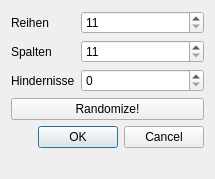
<?xml version="1.0" encoding="UTF-8"?>
<ui version="4.0">
 <class>MapSizeDialog</class>
 <widget class="QDialog" name="MapSizeDialog">
  <property name="geometry">
   <rect>
    <x>0</x>
    <y>0</y>
    <width>215</width>
    <height>179</height>
   </rect>
  </property>
  <property name="windowTitle">
   <string>Dialog</string>
  </property>
  <layout class="QFormLayout" name="formLayout">
   <item row="0" column="0">
    <widget class="QLabel" name="label">
     <property name="text">
      <string>Reihen</string>
     </property>
    </widget>
   </item>
   <item row="0" column="1">
    <widget class="QSpinBox" name="spinBoxRow">
     <property name="minimum">
      <number>11</number>
     </property>
     <property name="maximum">
      <number>100</number>
     </property>
    </widget>
   </item>
   <item row="5" column="0" colspan="2">
    <widget class="QDialogButtonBox" name="buttonBox">
     <property name="orientation">
      <enum>Qt::Horizontal</enum>
     </property>
     <property name="standardButtons">
      <set>QDialogButtonBox::Cancel|QDialogButtonBox::Ok</set>
     </property>
    </widget>
   </item>
   <item row="3" column="0">
    <widget class="QLabel" name="label_3">
     <property name="text">
      <string>Hindernisse</string>
     </property>
    </widget>
   </item>
   <item row="3" column="1">
    <widget class="QSpinBox" name="spinBoxObstacles"/>
   </item>
   <item row="1" column="1">
    <widget class="QSpinBox" name="spinBoxColumn">
     <property name="minimum">
      <number>11</number>
     </property>
     <property name="maximum">
      <number>100</number>
     </property>
    </widget>
   </item>
   <item row="1" column="0">
    <widget class="QLabel" name="label_2">
     <property name="text">
      <string>Spalten</string>
     </property>
    </widget>
   </item>
   <item row="4" column="0" colspan="2">
    <widget class="QPushButton" name="pushButtonRandomize">
     <property name="text">
      <string>Randomize!</string>
     </property>
    </widget>
   </item>
  </layout>
 </widget>
 <tabstops>
  <tabstop>spinBoxRow</tabstop>
  <tabstop>spinBoxColumn</tabstop>
  <tabstop>spinBoxObstacles</tabstop>
  <tabstop>pushButtonRandomize</tabstop>
 </tabstops>
 <resources/>
 <connections>
  <connection>
   <sender>buttonBox</sender>
   <signal>accepted()</signal>
   <receiver>MapSizeDialog</receiver>
   <slot>accept()</slot>
   <hints>
    <hint type="sourcelabel">
     <x>203</x>
     <y>167</y>
    </hint>
    <hint type="destinationlabel">
     <x>157</x>
     <y>150</y>
    </hint>
   </hints>
  </connection>
  <connection>
   <sender>buttonBox</sender>
   <signal>rejected()</signal>
   <receiver>MapSizeDialog</receiver>
   <slot>reject()</slot>
   <hints>
    <hint type="sourcelabel">
     <x>203</x>
     <y>167</y>
    </hint>
    <hint type="destinationlabel">
     <x>214</x>
     <y>150</y>
    </hint>
   </hints>
  </connection>
  <connection>
   <sender>pushButtonRandomize</sender>
   <signal>clicked()</signal>
   <receiver>MapSizeDialog</receiver>
   <slot>accept()</slot>
   <hints>
    <hint type="sourcelabel">
     <x>83</x>
     <y>106</y>
    </hint>
    <hint type="destinationlabel">
     <x>29</x>
     <y>66</y>
    </hint>
   </hints>
  </connection>
 </connections>
</ui>
